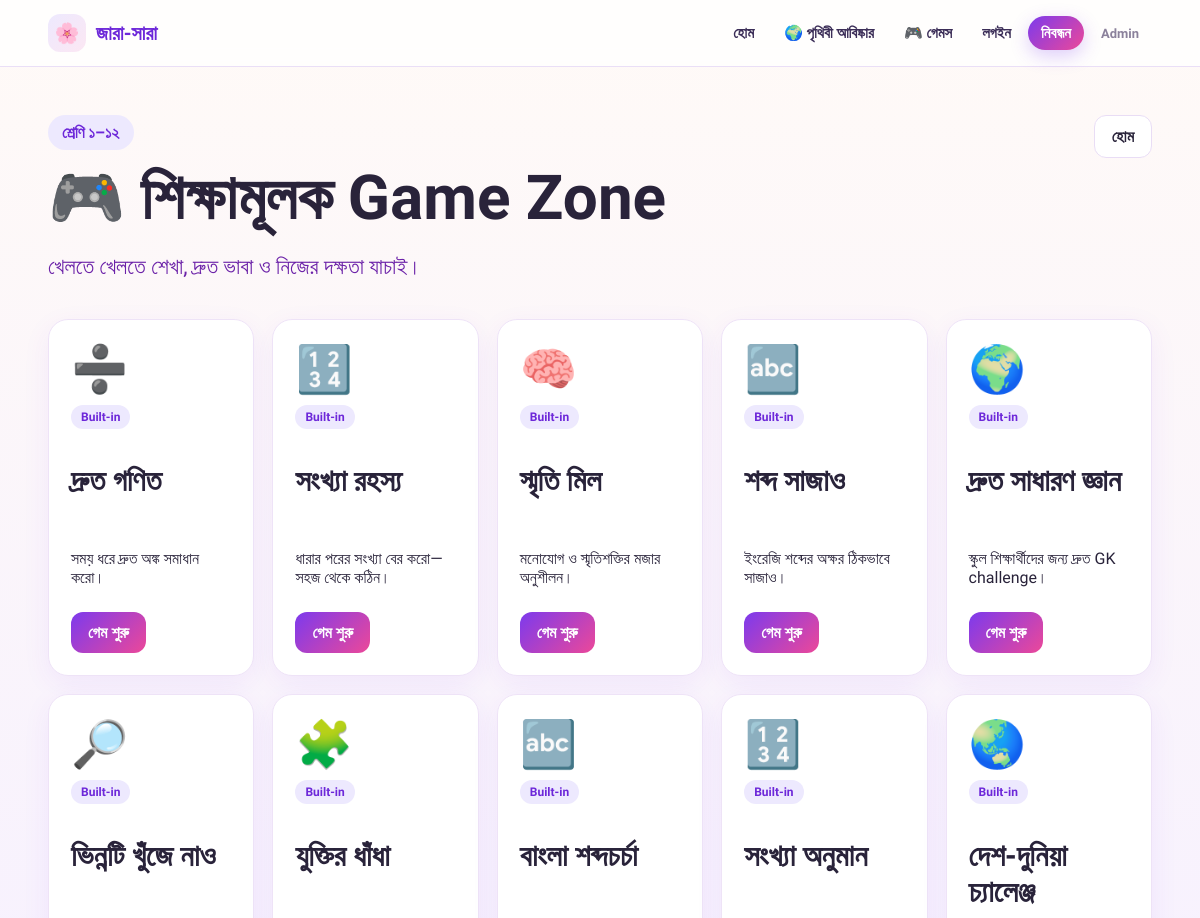
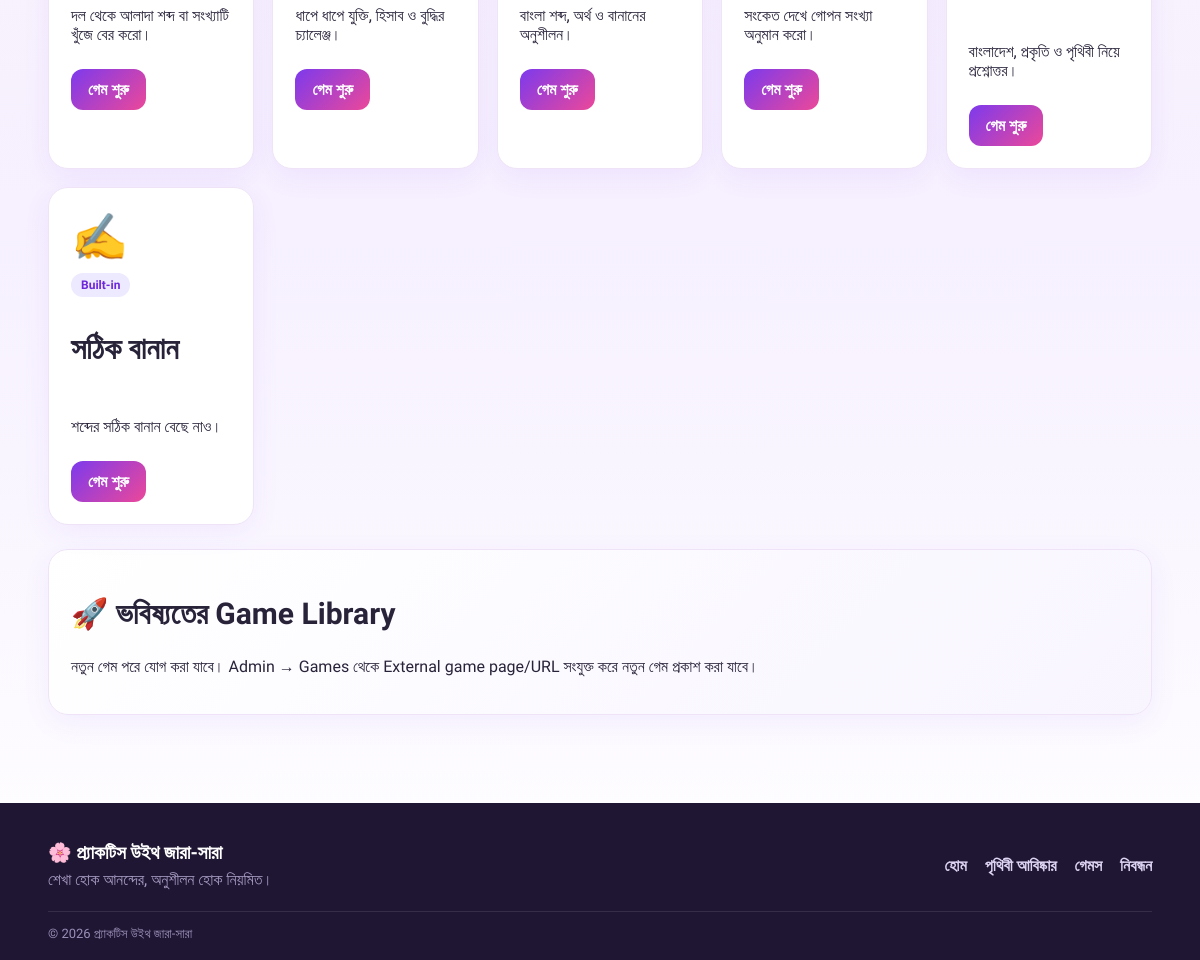
/games, run on the app's committed database (2 pictures, top to bottom).
### tables this page shows
CREATE TABLE games(id INTEGER PRIMARY KEY AUTOINCREMENT,title TEXT NOT NULL,slug TEXT UNIQUE,description TEXT,type TEXT,launch_url TEXT,active INTEGER DEFAULT 1,display_order INTEGER DEFAULT 0,config TEXT);

### app.py (the view)
@app.route('/games')
def games():
    d=db()
    try: return render_template('games.html',games=d.fetchall(f'SELECT * FROM games WHERE active={BOOL_TRUE} ORDER BY display_order,title'))
    finally: d.close()

### app.py (called while the page is built)
def db():
    return DB()

    def execute(self, sql, params=()):
        if self.pg:
            sql = sql.replace('?', '%s')
        self.cur.execute(sql, params)
        return self.cur

    def fetchall(self, sql, params=()):
        return self.execute(sql, params).fetchall()

    def close(self):
        try:
            self.cur.close()
        finally:
            self.c.close()

### templates/games.html
{% extends 'base.html' %}{% block title %}শিক্ষামূলক Game Zone{% endblock %}{% block content %}<div class="wrap section"><div class="section-title"><div><span class="pill">শ্রেণি ১–১২</span><h1>🎮 শিক্ষামূলক Game Zone</h1><p class="lead">খেলতে খেলতে শেখা, দ্রুত ভাবা ও নিজের দক্ষতা যাচাই।</p></div><a class="btn" href="{{url_for('home')}}">হোম</a></div><div class="grid">{% for g in games %}<div class="card game-card"><div class="game-icon">{% if 'গণিত' in g.title %}➗{% elif 'সংখ্যা' in g.title %}🔢{% elif 'স্মৃতি' in g.title %}🧠{% elif 'শব্দ' in g.title %}🔤{% elif 'সাধারণ জ্ঞান' in g.title %}🌍{% elif 'ভিন্নটি' in g.title %}🔎{% elif 'যুক্তির' in g.title %}🧩{% elif 'বাংলা' in g.title %}📖{% elif 'দেশ-দুনিয়া' in g.title %}🌏{% elif 'বানান' in g.title %}✍️{% else %}🎮{% endif %}</div><div class="quiz-chip">{{'Built-in' if g.type=='builtin' else (g.type or 'Educational Game')}}</div><h2>{{g.title}}</h2><p>{{g.description or 'খেলা ও শেখার একটি মজার অভিজ্ঞতা।'}}</p>{% if g.type=='builtin' and g.slug %}<a class="btn primary" href="{{url_for('game_play',slug=g.slug)}}">গেম শুরু</a>{% elif g.launch_url %}<a class="btn primary" href="{{g.launch_url}}" target="_blank" rel="noopener">গেম শুরু</a>{% else %}<span class="muted">শিগগিরই চালু হবে</span>{% endif %}</div>{% else %}<div class="card"><h2>🎯 Game Zone প্রস্তুত হচ্ছে</h2><p>Admin Game Management থেকে প্রথম গেম যোগ করলে এখানে দেখা যাবে।</p></div>{% endfor %}</div><div class="card section-card game-future-note"><h2>🚀 ভবিষ্যতের Game Library</h2><p>নতুন গেম পরে যোগ করা যাবে। Admin → Games থেকে External game page/URL সংযুক্ত করে নতুন গেম প্রকাশ করা যাবে।</p></div></div>{% endblock %}

### static/css/style.css (style rules this page uses)
* { box-sizing:border-box }
body { margin:0;font-family:'Hind Siliguri',sans-serif;background:linear-gradient(135deg,#fffaf7,#f6f0ff);color:#29233a }
a { text-decoration:none;color:inherit }
.wrap { width:min(1120px,92%);margin:auto }
h1 { font-size:clamp(34px,6vw,62px);line-height:1.1;margin:14px 0 }
h2 { font-size:30px }
.lead { font-size:22px;color:#6b21a8 }
.pill { display:inline-block;padding:8px 14px;border-radius:999px;background:#ede9fe;color:#6d28d9;font-weight:700 }
.btn { display:inline-block;border:0;border-radius:12px;padding:11px 17px;background:#fff;border:1px solid #e9ddf5;cursor:pointer;font:inherit;font-weight:700 }
.btn.primary { background:linear-gradient(135deg,#7c3aed,#ec4899);color:#fff;border:none }
.section { padding:48px 0 }
.grid { display:grid;grid-template-columns:repeat(auto-fit,minmax(200px,1fr));gap:18px }
.card { background:#fff;border:1px solid #eee3f7;border-radius:20px;padding:22px;box-shadow:0 8px 28px #7c3aed12 }
.section-card { margin-top:24px }
.section-title { display:flex;justify-content:space-between;align-items:flex-start;gap:16px;margin-bottom:18px }
.quiz-chip { display:inline-block;padding:5px 10px;border-radius:999px;background:#ede9fe;color:#6d28d9;font-size:12px;font-weight:700 }
.game-card { display:flex;flex-direction:column;align-items:flex-start;gap:9px }
.game-icon { font-size:46px }
.game-future-note { background:linear-gradient(135deg,#ffffff,#f8f5ff) }

### static/css/home.css (style rules this page uses)
:root { --p:#6d28d9;--p2:#7c3aed;--pink:#ec4899;--ink:#1f1633;--soft:#f6f0ff;--line:#eadff7 }
body { background:linear-gradient(180deg,#fffaf7 0,#f6f0ff 60%,#fff 100%);background-attachment:fixed }

### data on the page
games: type "Built-in", title "দ্রুত গণিত", description "সময় ধরে দ্রুত অঙ্ক সমাধান করো।"
games: type "Built-in", title "সংখ্যা রহস্য", description "ধারার পরের সংখ্যা বের করো—সহজ থেকে কঠিন।"
games: type "Built-in", title "স্মৃতি মিল", description "মনোযোগ ও স্মৃতিশক্তির মজার অনুশীলন।"
games: type "Built-in", title "শব্দ সাজাও", description "ইংরেজি শব্দের অক্ষর ঠিকভাবে সাজাও।"
games: type "Built-in", title "দ্রুত সাধারণ জ্ঞান", description "স্কুল শিক্ষার্থীদের জন্য দ্রুত GK challenge।"
games: type "Built-in", title "ভিন্নটি খুঁজে নাও", description "দল থেকে আলাদা শব্দ বা সংখ্যাটি খুঁজে বের করো।"
games: type "Built-in", title "যুক্তির ধাঁধা", description "ধাপে ধাপে যুক্তি, হিসাব ও বুদ্ধির চ্যালেঞ্জ।"
games: type "Built-in", title "বাংলা শব্দচর্চা", description "বাংলা শব্দ, অর্থ ও বানানের অনুশীলন।"
games: type "Built-in", title "সংখ্যা অনুমান", description "সংকেত দেখে গোপন সংখ্যা অনুমান করো।"
games: type "Built-in", title "দেশ-দুনিয়া চ্যালেঞ্জ", description "বাংলাদেশ, প্রকৃতি ও পৃথিবী নিয়ে প্রশ্নোত্তর।"
games: type "Built-in", title "সঠিক বানান", description "শব্দের সঠিক বানান বেছে নাও।"

### other printed values
{{ settings.site_name if settings else 'জারা-সারা' }} "জারা-সারা"
{{ settings.site_name if settings else 'প্র্যাকটিস উইথ জারা-সারা' }} "প্র্যাকটিস উইথ জারা-সারা"
